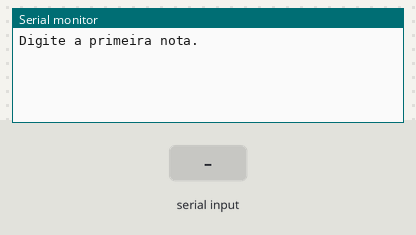
A sketch run on a simulated Arduino Uno, built with avr-gcc and run on an emulated ATmega328P. On the bench: the last lines printed to the serial monitor. The test bench sets the inputs (shaded band).

Above: at 1.2 s.
1.3 s: "90,45,200\n" received over Serial
At 2.7 s:
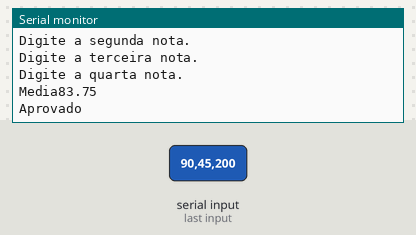
2.8 s: "30,150,10\n" received over Serial
At 5.2 s:
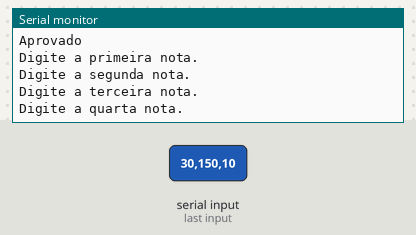

Measured:
- after the input at 1.3 s, the serial monitor: prints a new line at once (image 1)

The sketch:

atividade_151.ino
```cpp
/*Faça um programa que receba 4 notas de um aluno, calcule e imprima a média
aritmética das notas e a mensagem de

APROVADO para média superior ou igual a 0,7
RECUPERAÇÃO para notas entre 5.0 e 7,0 ou a mensagem de
REPROVADO para média inferior a 5,0.*/


// C++ code
//
float n1, n2, n3, n4, media;//cria as quatro variaveis de uma só vez, e inicia com 0.

void setup()
{
  Serial.begin(9600);
}

void loop()
{
  Serial.println("Digite a primeira nota.");
  while(! Serial.available());
  n1 = Serial.parseFloat();

  Serial.println("Digite a segunda nota.");
  while(! Serial.available());
  n2 = Serial.parseFloat();

  Serial.println("Digite a terceira nota.");
  while(! Serial.available());
  n3 = Serial.parseFloat();

  Serial.println("Digite a quarta nota.");
  while(! Serial.available());
  n4 = Serial.parseFloat();

  //Processamento
  media = (n1 + n2 + n3 + n4) / 4;

  //Saida
  Serial.println("Media" + String(media));
  //6.50
  if( media >7 ) {
    Serial.println("Aprovado");
  }else if( media > 5 && media >7){
    Serial.println("Recuperacao");
  }else {
    Serial.println("Reprovado");
  }

 delay(2000);
}
```
